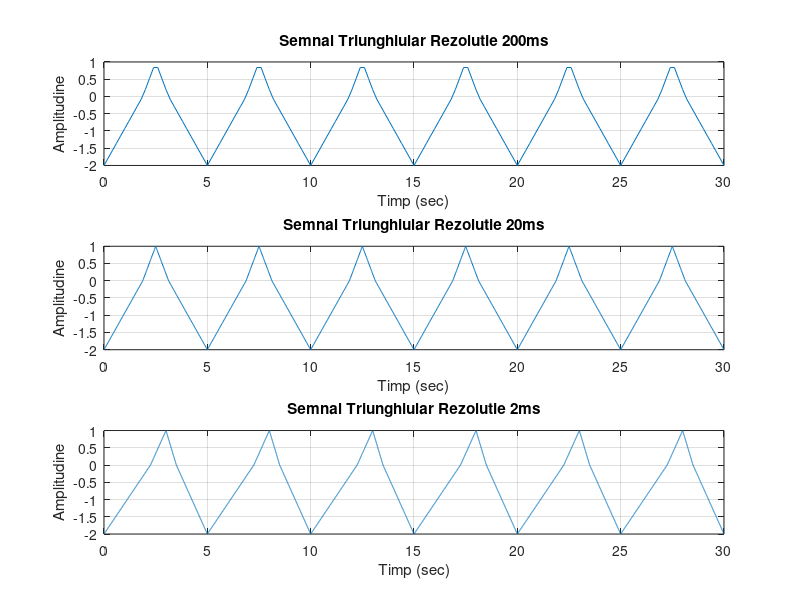

MATLAB code to generate this figure:
function ex2()


t1 = 0:0.2:30; %rezolutie 200ms
x1 = 2*sawtooth(0.4*pi*t1, 0.5)-1; 
                  %semnal triunghiular
                  %perioada 5s                  
                  %initial semnalul are amplitudine +2 -2
                  %adaugam o componenta continua -1
                   
                              
 for i=1:1:length(x1)
     if x1(i)<=0
         x1(i)=x1(i)*2/3; %reducem amplitudinea -3 imultind cu o constanta
     else
         
     end
 end
 
  
subplot(3,1,1)
plot(t1,x1),grid

xlabel('Timp (sec)')    %text pe axa OX
ylabel('Amplitudine')     %text pe axa OY
title('Semnal Triunghiular Rezolutie 200ms')     %Titlul


t2 = 0:0.02:30; %rezolutie 200ms
x2 = 2*sawtooth(0.4*pi*t2, 0.5)-1; 
                  %semnal triunghiular
                  %perioada 5s
                  
                  %initial semnalul are amplitudine +2 -2
                  %adaugam o componenta continua -1
                   
                              
 for i=1:1:length(x2)
     if x2(i)<=0
         x2(i)=x2(i)*2/3; %reducem amplitudinea -3 imultind cu o constanta
     else
         
     end
 end
 
  
subplot(3,1,2)
plot(t2,x2),grid

xlabel('Timp (sec)')    %text pe axa OX
ylabel('Amplitudine')     %text pe axa OY
title('Semnal Triunghiular Rezolutie 20ms')     %Titlul

t3 = 0:0.002:30; %rezolutie 2ms
x3 = 2*sawtooth(0.4*pi*t3, 0.6)-1; 
                  %semnal triunghiular
                  %perioada 5s
                  
                  %initial semnalul are amplitudine +2 -2
                  %adaugam o componenta continua -1
                   
                              
 for i=1:1:length(x3)
     if x3(i)<=0
         x3(i)=x3(i)*2/3; %reducem amplitudinea -3 imultind cu o constanta
     else
         
     end
 end
 
  
subplot(3,1,3)
plot(t3,x3),grid

xlabel('Timp (sec)')    %text pe axa OX
ylabel('Amplitudine')     %text pe axa OY
title('Semnal Triunghiular Rezolutie 2ms')     %Titlul

end